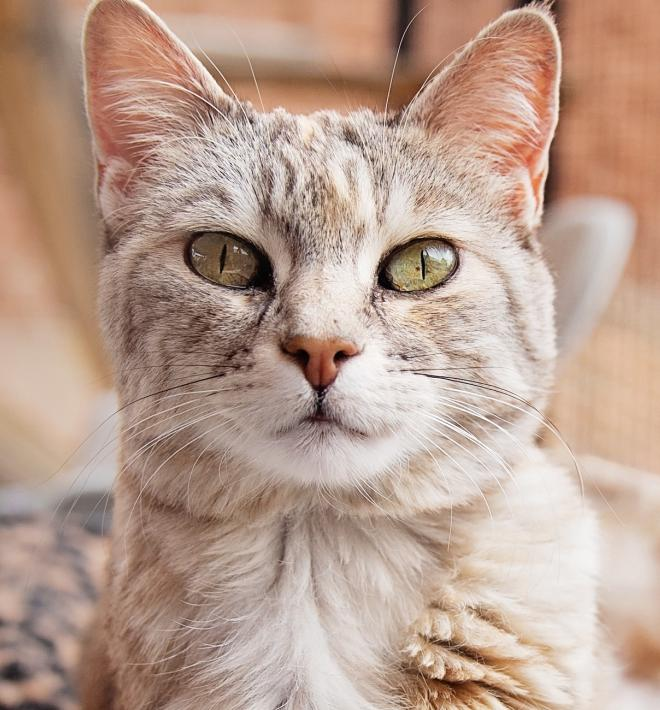
#> input picture Image Augmentation/cat.jpg, 660 x 710 px
$ jupyter execute Agumentation.ipynb
#> lines starting #> are read from the running program, lines starting #| are printed output that depends on the picture
[cell 1]
import numpy as np
import matplotlib.image as mtimg
import matplotlib.pyplot as plt
import random
from skimage import transform
from skimage.util import random_noise
import cv2

[cell 2]
img = mtimg.imread('cat.jpg')
#> img is the input picture: shape (710, 660, 3); mean R, G, B 185.6, 158.6, 143.9

[cell 3]
# img size = 660 * 710
plt.imshow(img)

#### Rescaling

[cell 4]
image_rescale = cv2.resize(img, (150, 150))
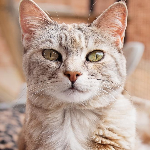
#> image_rescale: shape (150, 150, 3); mean R, G, B 185.5, 158.5, 143.8

[cell 5]
plt.imshow(image_rescale)

[cell 6]
image_rescale2 = cv2.resize(img, (50, 50))
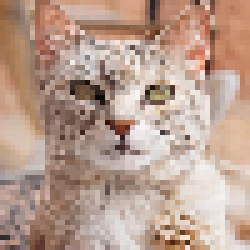
#> image_rescale2: shape (50, 50, 3) (shown 5 times larger); mean R, G, B 184.9, 157.8, 143
plt.imshow(image_rescale2)

#### FLIPPING

[cell 7]
horizontal_flip = np.fliplr(img)
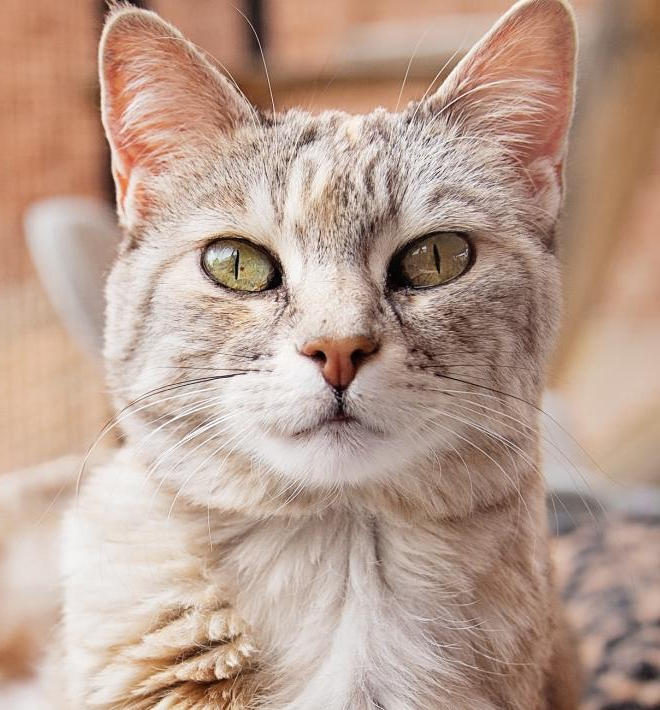
#> horizontal_flip: shape (710, 660, 3); mean R, G, B 185.6, 158.6, 143.9

[cell 8]
plt.imshow(horizontal_flip)

[cell 9]
vertical_flip = np.flipud(img)
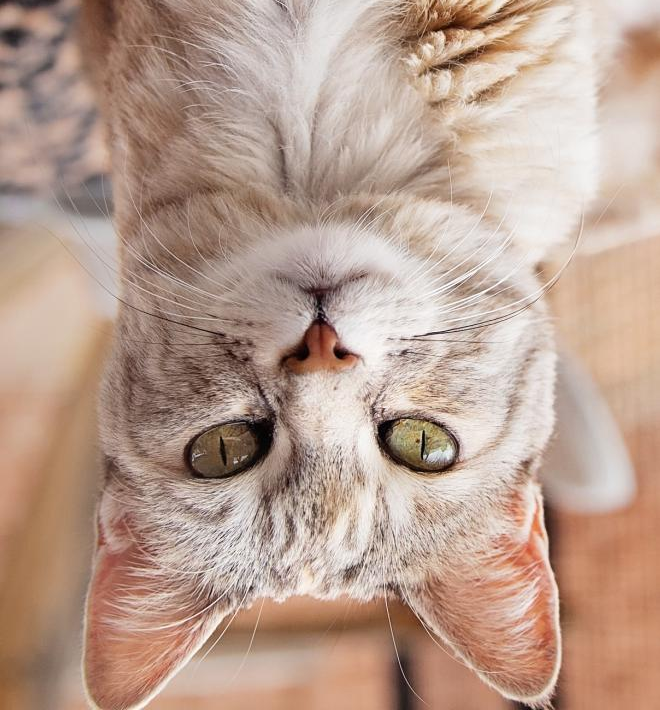
#> vertical_flip: shape (710, 660, 3); mean R, G, B 185.6, 158.6, 143.9
plt.imshow(vertical_flip)

#### Rotation

[cell 10]
trans_img = transform.rotate(img, random.uniform(-40,40))
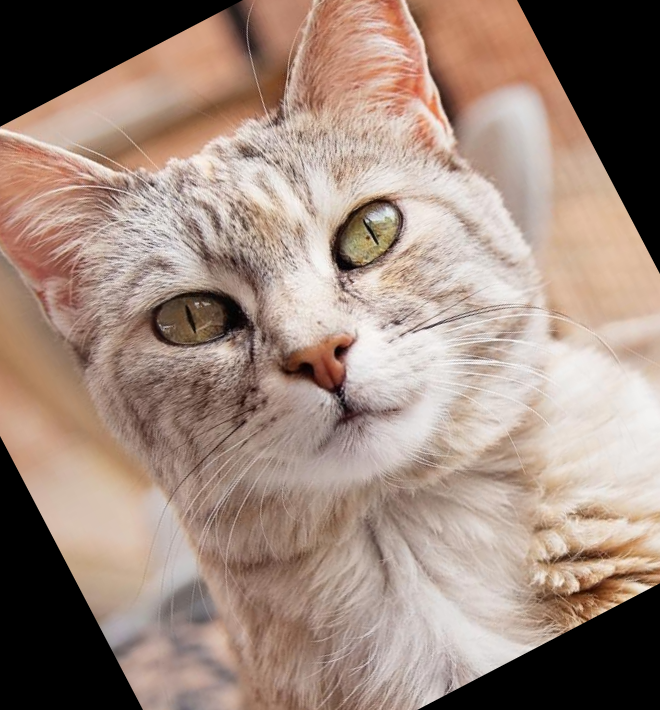
#> trans_img: shape (710, 660, 3) float64; mean R, G, B 0.622, 0.536, 0.49
plt.imshow(trans_img)

#### Adding Noise

[cell 11]
img_noise = random_noise(img, mode='s&p', clip=True)
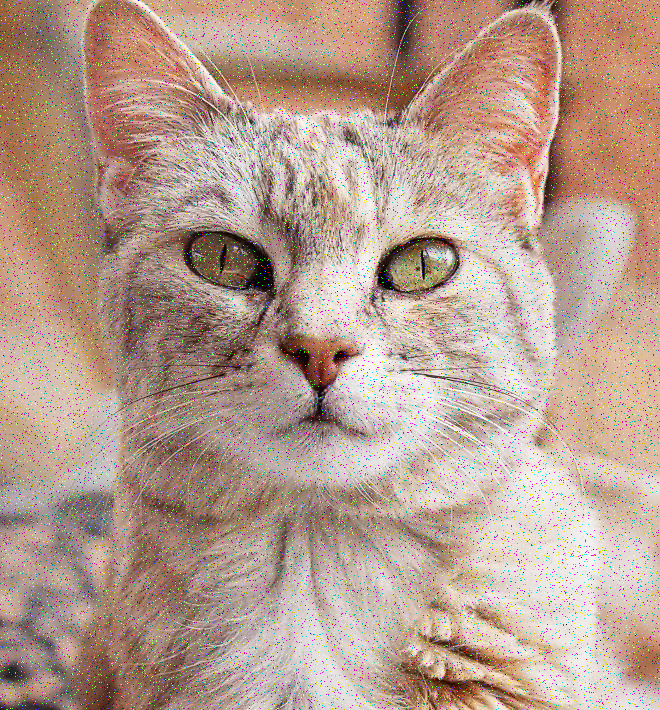
#> img_noise: shape (710, 660, 3) float64; mean R, G, B 0.716, 0.616, 0.561
plt.imshow(img_noise)

#### Image to Array

[cell 12]
gray_scale = cv2.imread('./cat.jpg', cv2.IMREAD_GRAYSCALE)
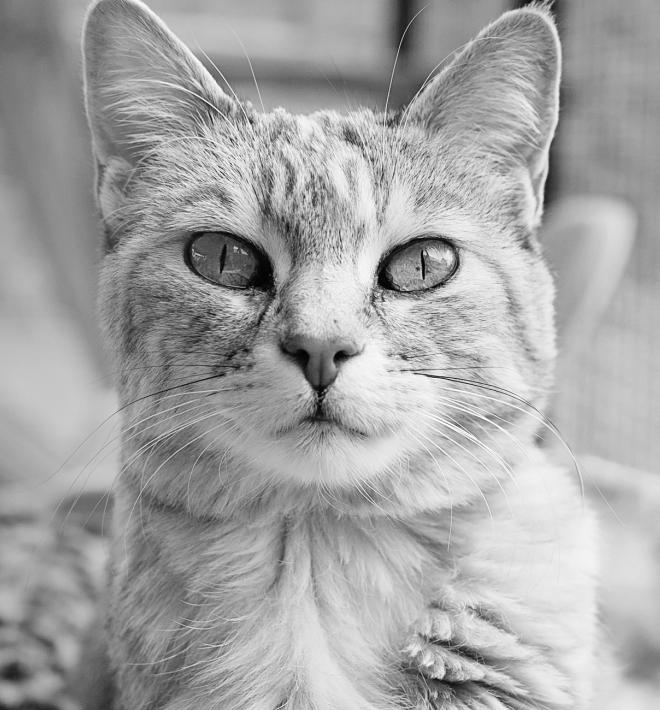
#> gray_scale: shape (710, 660); min 0, max 255, mean 165
gray_scale.shape
#> Out = (710, 660)

[cell 13]
new_array = cv2.resize(gray_scale, (100,100))
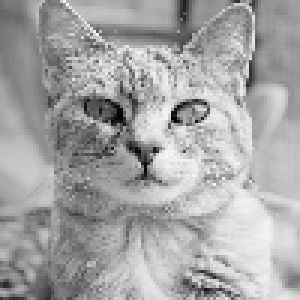
#> new_array: shape (100, 100) (shown 3 times larger); min 0, max 248, mean 164.9
new_array
